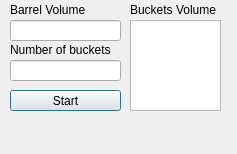
<?xml version="1.0" encoding="UTF-8"?>
<ui version="4.0">
 <class>greedyalg</class>
 <widget class="QDialog" name="greedyalg">
  <property name="geometry">
   <rect>
    <x>0</x>
    <y>0</y>
    <width>237</width>
    <height>154</height>
   </rect>
  </property>
  <property name="windowTitle">
   <string>Dialog</string>
  </property>
  <widget class="QPushButton" name="StartButton">
   <property name="geometry">
    <rect>
     <x>10</x>
     <y>90</y>
     <width>111</width>
     <height>21</height>
    </rect>
   </property>
   <property name="text">
    <string>Start</string>
   </property>
  </widget>
  <widget class="QLineEdit" name="BarrelVolumeEdit">
   <property name="geometry">
    <rect>
     <x>10</x>
     <y>20</y>
     <width>111</width>
     <height>21</height>
    </rect>
   </property>
  </widget>
  <widget class="QLineEdit" name="NumberBucketsEdit">
   <property name="geometry">
    <rect>
     <x>10</x>
     <y>60</y>
     <width>111</width>
     <height>21</height>
    </rect>
   </property>
  </widget>
  <widget class="QLabel" name="BarrelVolumelabel">
   <property name="geometry">
    <rect>
     <x>10</x>
     <y>0</y>
     <width>91</width>
     <height>20</height>
    </rect>
   </property>
   <property name="text">
    <string>Barrel Volume</string>
   </property>
  </widget>
  <widget class="QLabel" name="NumberBucketslabel">
   <property name="geometry">
    <rect>
     <x>10</x>
     <y>40</y>
     <width>101</width>
     <height>20</height>
    </rect>
   </property>
   <property name="text">
    <string>Number of buckets</string>
   </property>
  </widget>
  <widget class="QTextEdit" name="BucketsVolumeEdit">
   <property name="geometry">
    <rect>
     <x>130</x>
     <y>20</y>
     <width>91</width>
     <height>91</height>
    </rect>
   </property>
  </widget>
  <widget class="QLabel" name="BucketsVolumelabel">
   <property name="geometry">
    <rect>
     <x>130</x>
     <y>0</y>
     <width>91</width>
     <height>20</height>
    </rect>
   </property>
   <property name="text">
    <string>Buckets Volume</string>
   </property>
  </widget>
  <widget class="QLabel" name="AnswearLabel">
   <property name="geometry">
    <rect>
     <x>10</x>
     <y>120</y>
     <width>211</width>
     <height>21</height>
    </rect>
   </property>
   <property name="text">
    <string/>
   </property>
  </widget>
 </widget>
 <resources/>
 <connections/>
</ui>
